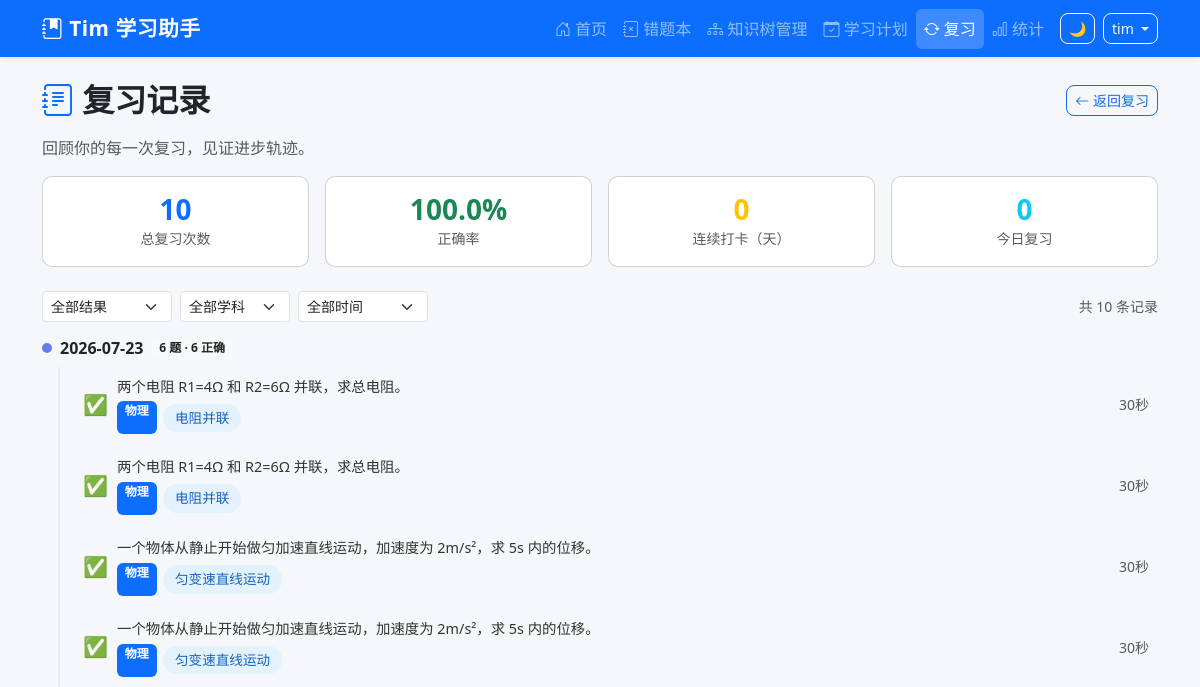
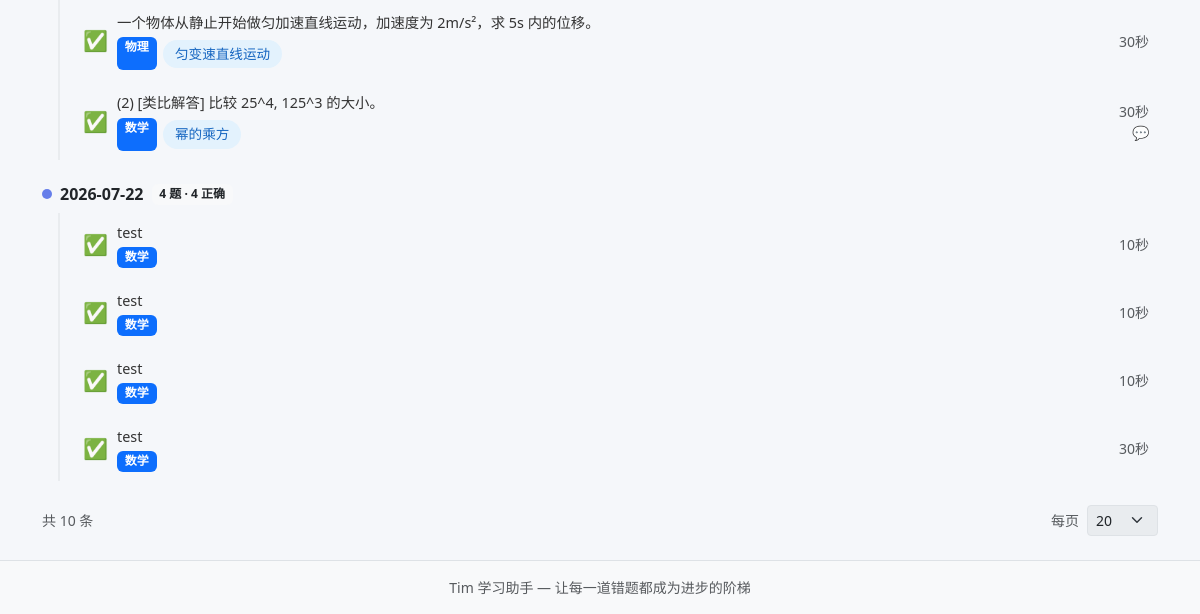
The page /review/history (signed in) on the database as committed earlier (2 pictures, top to bottom).
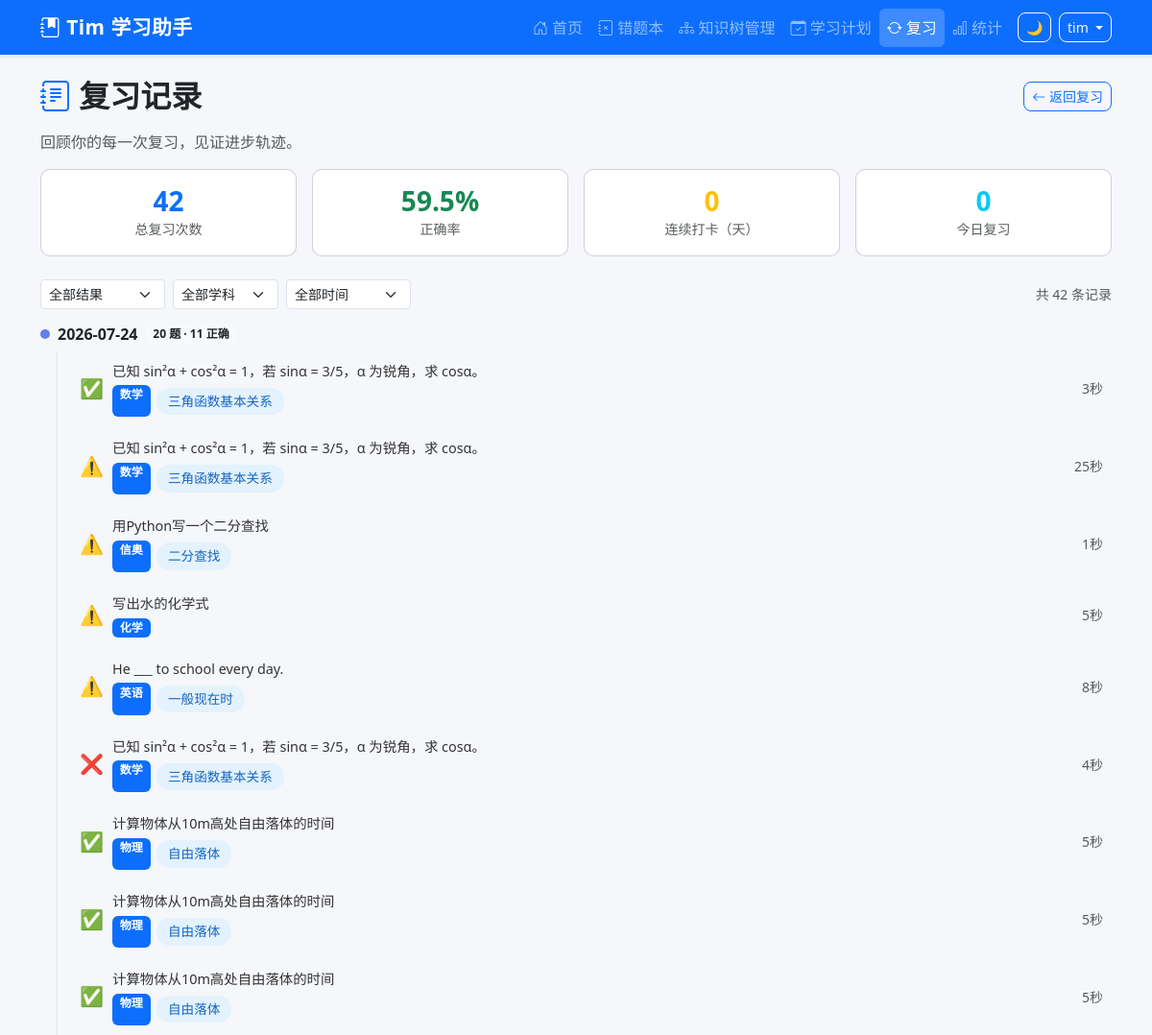
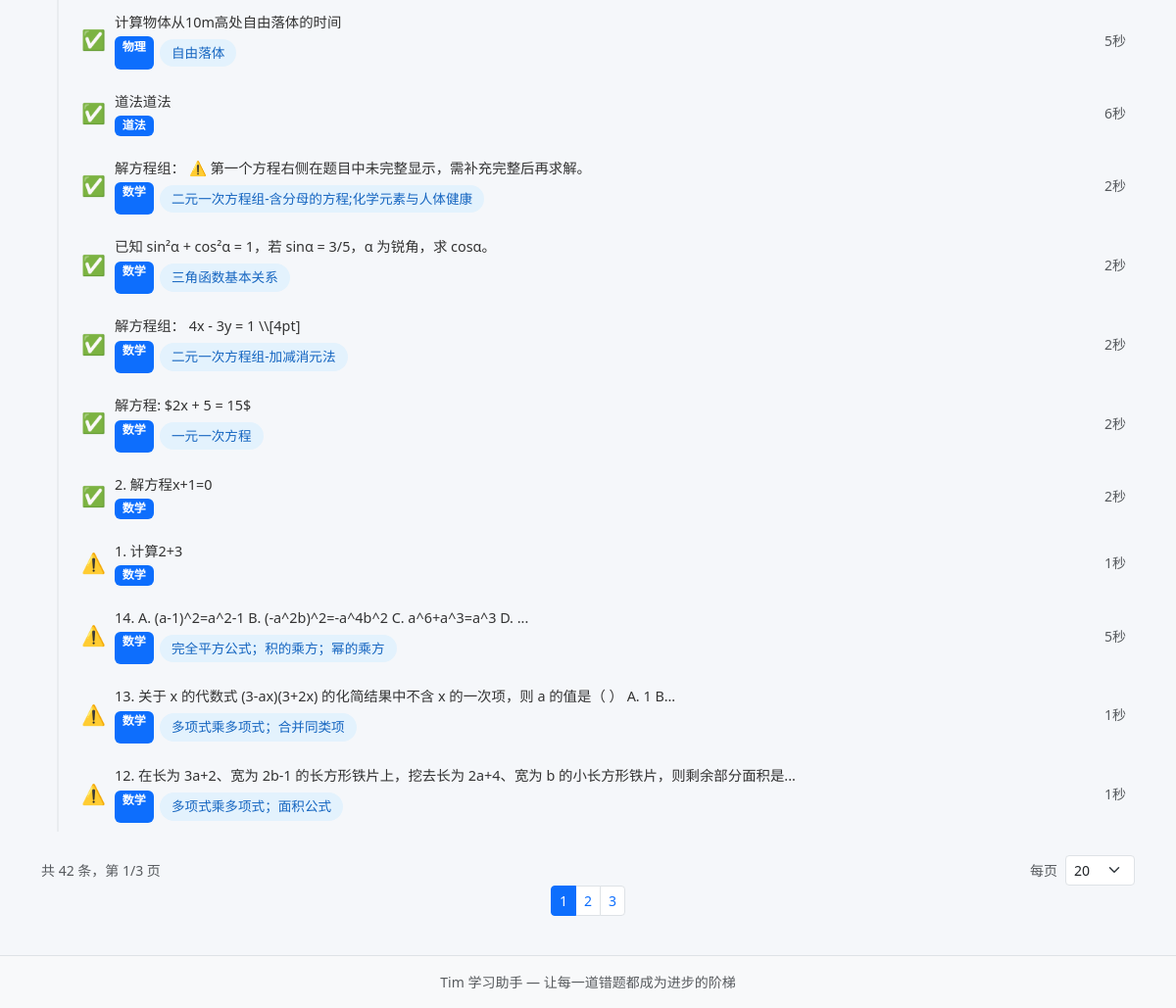
The same page on the database as committed later (2 pictures, top to bottom).
### tables this page shows
CREATE TABLE review_logs (
            id INTEGER PRIMARY KEY AUTOINCREMENT,
            mistake_id INTEGER NOT NULL,
            uuid TEXT NOT NULL,
            review_date DATE NOT NULL,
            result TEXT NOT NULL,
            time_spent INTEGER DEFAULT 0,
            notes TEXT DEFAULT '',
            created_at TIMESTAMP DEFAULT CURRENT_TIMESTAMP,
            FOREIGN KEY (mistake_id) REFERENCES mistake_records(id) ON DELETE CASCADE
        );

CREATE TABLE mistake_records (
            id INTEGER PRIMARY KEY AUTOINCREMENT,
            uuid TEXT NOT NULL,
            sys_platform TEXT NOT NULL DEFAULT 'web',
            bstudio_create_time TIMESTAMP DEFAULT CURRENT_TIMESTAMP,
            xueke TEXT NOT NULL,
            timu TEXT NOT NULL,
            xueshengdaan TEXT DEFAULT '',
            zhengquedaan TEXT DEFAULT '',
            cuowufenxi TEXT DEFAULT '',
            zhishidian TEXT DEFAULT '',
            difficulty INTEGER DEFAULT 1,
            review_count INTEGER DEFAULT 0,
            last_review_at TIMESTAMP,
            next_review_at TIMESTAMP,
            review_stage INTEGER DEFAULT 0,
            review_algorithm TEXT DEFAULT 'sm2',
            status TEXT DEFAULT 'active',
            updated_at TIMESTAMP DEFAULT CURRENT_TIMESTAMP
        , voice_data TEXT DEFAULT '');

### app.py (the view)
@app.route('/review/history')
@login_required
def review_history():
    page, per_page, offset = paginate(request, 20)
    status_filter = request.args.get('status', '')
    xueke_filter = request.args.get('xueke', '')
    date_range = request.args.get('range', 'all')
    date_where = ''
    if date_range == '7days':
        date_where = "AND rl.review_date >= date('now','-7 days')"
    elif date_range == '30days':
        date_where = "AND rl.review_date >= date('now','-30 days')"
    xueke_where = ''
    xueke_params = []
    if xueke_filter:
        xueke_where = 'AND mr.xueke = ?'
        xueke_params = [xueke_filter]
    status_where = ''
    status_params = []
    if status_filter in ('correct', 'incorrect', 'partial'):
        status_where = 'AND rl.result = ?'
        status_params = [status_filter]
    base_params = [g.user_uuid] + xueke_params + status_params
    total = query_db(
        f"""SELECT COUNT(*) as cnt FROM review_logs rl
            JOIN mistake_records mr ON rl.mistake_id = mr.id
            WHERE rl.uuid=? {date_where} {xueke_where} {status_where}""",
        base_params, one=True
    )['cnt']
    total_pages = max(1, (total + per_page - 1) // per_page)
    reviews = query_db(
        f"""SELECT rl.*, mr.timu, mr.xueke, mr.zhishidian, mr.status as mistake_status
            FROM review_logs rl
            JOIN mistake_records mr ON rl.mistake_id = mr.id
            WHERE rl.uuid=? {date_where} {xueke_where} {status_where}
            ORDER BY rl.created_at DESC
            LIMIT ? OFFSET ?""",
        base_params + [per_page, offset]
    )
    reviews = rows_to_dicts(reviews)
    for r in reviews:
        r['timu_plain'] = strip_latex(r['timu'], max_len=60)
    total_all = query_db(
        "SELECT COUNT(*) as cnt FROM review_logs WHERE uuid=?", (g.user_uuid,), one=True
    )['cnt']
    correct_all = query_db(
        "SELECT COUNT(*) as cnt FROM review_logs WHERE uuid=? AND result='correct'", (g.user_uuid,), one=True
    )['cnt']
    correct_rate = round(correct_all / total_all * 100, 1) if total_all > 0 else 0
    today_cnt = query_db(
        "SELECT COUNT(*) as cnt FROM review_logs WHERE uuid=? AND review_date=date('now')", (g.user_uuid,), one=True
    )['cnt']
    streak = 0
    today = date.today()
    for i in range(60):
        check_date = (today - timedelta(days=i)).isoformat()
        cnt = query_db(
            "SELECT COUNT(*) as c FROM review_logs WHERE uuid=? AND review_date=?", (g.user_uuid, check_date), one=True
        )['c']
        if cnt > 0:
            streak += 1
        else:
            if i > 0:  # 今天没复习不算断
                break
            streak = 0
    from collections import defaultdict
    grouped = defaultdict(list)
    for r in reviews:
        grouped[r['review_date']].append(r)
    resp = make_response(render_template('review_history.html',
        reviews=reviews, grouped=dict(grouped),
        subjects=Config.get_subjects(),
        page=page, total_pages=total_pages, total=total,
        status_filter=status_filter, xueke_filter=xueke_filter,
        date_range=date_range,
        total_all=total_all, correct_all=correct_all,
        correct_rate=correct_rate, today_cnt=today_cnt, streak=streak,
        per_page=per_page
    ))
    return set_uuid_cookie(resp, g.user_uuid)

### app.py (called while the page is built, shortened)
@app.after_request
def add_security_headers(resp):
    resp.headers['X-Frame-Options'] = 'DENY'
    resp.headers['X-Content-Type-Options'] = 'nosniff'
    resp.headers['Referrer-Policy'] = 'strict-origin-when-cross-origin'
    return resp

@app.before_request
def csrf_check():
    if 'csrf_token' not in session:
        session['csrf_token'] = str(uuid_mod.uuid4())
    if request.method in ('GET', 'HEAD', 'OPTIONS'):
        return

def login_required(f):
    @wraps(f)
    def decorated(*a, **kw):
        if 'user_id' not in session:
            return redirect(url_for('login', next=request.path))
        return f(*a, **kw)
    return decorated

@app.before_request
def before_request():
    g.user_uuid = get_or_create_uuid()
    g.username = session.get('username', '')

### config.py (called while the page is built)
    @staticmethod
    def get_subjects():
        try:
            from database import query_db
            rows = query_db("SELECT name FROM base_data WHERE category='subject' ORDER BY sort_order")
            if rows:
                return [r['name'] for r in rows]
        except Exception:
            pass
        return Config.SUBJECTS

### database.py (called while the page is built)
def rows_to_dicts(rows):
    return [dict(r) for r in rows]

### templates/review_history.html (shortened to what this page needs)
{% extends "base.html" %}
{% block content %}
<div class="d-flex justify-content-between align-items-center mb-3">
    <h2 class="fw-bold mb-0"><i class="bi bi-journal-text text-primary"></i> 复习记录</h2>
    <a href="{{ url_for('review_plan') }}" class="btn btn-outline-primary btn-sm">
        <i class="bi bi-arrow-left"></i> 返回复习
    </a>
</div>
<p class="text-muted">回顾你的每一次复习，见证进步轨迹。</p>
<div class="row g-3 mb-4" id="stats-cards">
    <div class="col-6 col-md-3">
        <div class="card text-center stat-card-clickable">
            <div class="card-body py-3">
                <h3 class="fw-bold text-primary mb-0">{{ total_all }}</h3>
                <small class="text-muted">总复习次数</small>
            </div>
        </div>
    </div>
    <div class="col-6 col-md-3">
        <a href="?status=correct" class="text-decoration-none">
        <div class="card text-center stat-card-clickable">
            <div class="card-body py-3">
                <h3 class="fw-bold text-success mb-0">{{ correct_rate }}%</h3>
                <small class="text-muted">正确率</small>
            </div>
        </div>
        </a>
    </div>
    <div class="col-6 col-md-3">
        <div class="card text-center stat-card-clickable">
            <div class="card-body py-3">
                <h3 class="fw-bold text-warning mb-0">{{ streak }}</h3>
                <small class="text-muted">连续打卡（天）</small>
            </div>
        </div>
    </div>
    <div class="col-6 col-md-3">
        <a href="?range=7days" class="text-decoration-none">
        <div class="card text-center stat-card-clickable">
            <div class="card-body py-3">
                <h3 class="fw-bold text-info mb-0">{{ today_cnt }}</h3>
                <small class="text-muted">今日复习</small>
            </div>
        </div>
        </a>
    </div>
</div>
<div id="history-container">
{% include 'review_history_list.html' %}
</div>
{% endblock %}

### templates/review_history_list.html (shortened to what this page needs)
<div class="d-flex justify-content-between align-items-center mb-3 flex-wrap gap-2">
    <form id="history-filter-form" class="d-flex flex-wrap gap-2 align-items-end" onsubmit="return false">
        <select name="status" class="form-select form-select-sm" style="width:130px" onchange="loadHistory()">
            <option value="">全部结果</option>
        </select>
        <select name="xueke" class="form-select form-select-sm" style="width:110px" onchange="loadHistory()">
            <option value="">全部学科</option>
        </select>
        <select name="range" class="form-select form-select-sm" style="width:130px" onchange="loadHistory()">
            <option value="all" {% if date_range=='all' %}selected{% endif %}>全部时间</option>
        </select>
    </form>
    <small class="text-muted">共 {{ total }} 条记录</small>
</div>
{% if grouped %}
{% for date_str, day_reviews in grouped.items() %}
<div class="review-day-group mb-4">
    <div class="review-day-header d-flex align-items-center mb-2">
        <div class="review-day-dot"></div>
        <h6 class="mb-0 ms-2 fw-bold">{{ date_str }}</h6>
        <span class="badge bg-light text-dark ms-2">
            {{ day_reviews|length }} 题 ·
            {{ day_reviews|selectattr('result','equalto','correct')|list|length }} 正确
        </span>
    </div>
    <div class="review-day-items ms-3">
        {% for r in day_reviews %}
        <a href="{{ url_for('question_detail', question_id=r['mistake_id']) }}" class="text-decoration-none">
        <div class="review-record-item d-flex align-items-center p-2 rounded mb-1">
            <span class="review-result-icon me-2 flex-shrink-0">
                {% if r['result'] == 'correct' %}
                <span class="text-success fs-5">✅</span>
                {% elif r['result'] == 'incorrect' %}
                <span class="text-danger fs-5">❌</span>
                {% else %}
                <span class="text-warning fs-5">⚠️</span>
                {% endif %}
            </span>
            <div class="flex-grow-1 min-width-0">
                <div class="review-record-title text-truncate">{{ r['timu_plain'] }}</div>
                <div class="d-flex flex-wrap gap-1 mt-1">
                    {% if r['xueke'] %}
                    <span class="badge bg-primary badge-sm">{{ r['xueke'] }}</span>
                    {% endif %}
                    {% if r['zhishidian'] %}
                    <span class="knowledge-badge badge-sm">{{ r['zhishidian'] }}</span>
                    {% endif %}
                </div>
            </div>
            <div class="flex-shrink-0 ms-2 text-end">
                {% if r['time_spent'] and r['time_spent'] > 0 %}
                <small class="text-muted d-block">{{ r['time_spent'] }}秒</small>
                {% endif %}
                {% if r['notes'] %}
                <small class="text-muted d-block" title="{{ r['notes']|e }}">💬</small>
                {% endif %}
            </div>
        </div>
        </a>
        {% endfor %}
    </div>
</div>
{% endfor %}
{% else %}
<div class="text-center py-4 text-muted">没有符合条件的复习记录</div>
{% endif %}
<div class="d-flex justify-content-between align-items-center mt-3">
    <div class="text-muted small">共 {{ total }} 条{% if total_pages > 1 %}，第 {{ page }}/{{ total_pages }} 页{% endif %}</div>
    <div class="d-flex align-items-center gap-2">
        <span class="text-muted small">每页</span>
        <select class="form-select form-select-sm per-page-select" style="width:auto" onchange="loadHistory(1, this.value)" {% if total <= per_page and total_pages <= 1 %}disabled{% endif %}>
            {% for n in [10, 20, 50, 100] %}
            <option value="{{ n }}" {% if per_page == n %}selected{% endif %}>{{ n }}</option>
            {% endfor %}
        </select>
    </div>
</div>
{% if total_pages > 1 %}
<nav><ul class="pagination pagination-sm justify-content-center">
    {% for p in range(1, total_pages + 1) %}
    <li class="page-item {% if p == page %}active{% endif %}">
        <a class="page-link" href="javascript:loadHistory({{ p }})">{{ p }}</a>
    </li>
    {% endfor %}
</ul></nav>
{% endif %}

Rows that differ between the two databases and show on the page:
no longer on this page (row unchanged): review_logs: review_date "2026-07-23", day_reviews "6", timu_plain "两个电阻 R1=4Ω 和 R2=6Ω 并联，求总电阻。", xueke "物理", zhishidian "电阻并联", time_spent "30"
no longer on this page (row unchanged): review_logs: timu_plain "两个电阻 R1=4Ω 和 R2=6Ω 并联，求总电阻。", xueke "物理", zhishidian "电阻并联", time_spent "30", shown under "2026-07-23"
no longer on this page (row unchanged): review_logs: timu_plain "一个物体从静止开始做匀加速直线运动，加速度为 2m/s²，求 5s 内的位移。", xueke "物理", zhishidian "匀变速直线运动", time_spent "30", shown under "2026-07-23"
no longer on this page (row unchanged): review_logs: timu_plain "一个物体从静止开始做匀加速直线运动，加速度为 2m/s²，求 5s 内的位移。", xueke "物理", zhishidian "匀变速直线运动", time_spent "30", shown under "2026-07-23"
no longer on this page (row unchanged): review_logs: timu_plain "一个物体从静止开始做匀加速直线运动，加速度为 2m/s²，求 5s 内的位移。", xueke "物理", zhishidian "匀变速直线运动", time_spent "30", shown under "2026-07-23"
no longer on this page (row unchanged): review_logs: timu_plain "(2) [类比解答] 比较 25^4, 125^3 的大小。", xueke "数学", zhishidian "幂的乘方", time_spent "30", shown under "2026-07-23"
removed review_logs: review_date "2026-07-22", day_reviews "4", timu_plain "test", xueke "数学", time_spent "10"
removed review_logs: timu_plain "test", xueke "数学", time_spent "10", shown under "2026-07-22"
removed review_logs: timu_plain "test", xueke "数学", time_spent "10", shown under "2026-07-22"
removed review_logs: timu_plain "test", xueke "数学", time_spent "30", shown under "2026-07-22"
added review_logs: review_date "2026-07-24", day_reviews "20", day_reviews "11", timu_plain "已知 sin²α + cos²α = 1，若 sinα = 3/5，α 为锐角，求 cosα。", xueke "数学", zhishidian "三角函数基本关系", time_spent "3"
added review_logs: timu_plain "已知 sin²α + cos²α = 1，若 sinα = 3/5，α 为锐角，求 cosα。", xueke "数学", zhishidian "三角函数基本关系", time_spent "25", shown under "2026-07-24"
added review_logs: timu_plain "用Python写一个二分查找", xueke "信奥", zhishidian "二分查找", time_spent "1", shown under "2026-07-24"
added review_logs: timu_plain "写出水的化学式", xueke "化学", time_spent "5", shown under "2026-07-24"
added review_logs: timu_plain "He ___ to school every day.", xueke "英语", zhishidian "一般现在时", time_spent "8", shown under "2026-07-24"
added review_logs: timu_plain "已知 sin²α + cos²α = 1，若 sinα = 3/5，α 为锐角，求 cosα。", xueke "数学", zhishidian "三角函数基本关系", time_spent "4", shown under "2026-07-24"
added review_logs: timu_plain "计算物体从10m高处自由落体的时间", xueke "物理", zhishidian "自由落体", time_spent "5", shown under "2026-07-24"
added review_logs: timu_plain "计算物体从10m高处自由落体的时间", xueke "物理", zhishidian "自由落体", time_spent "5", shown under "2026-07-24"
added review_logs: timu_plain "计算物体从10m高处自由落体的时间", xueke "物理", zhishidian "自由落体", time_spent "5", shown under "2026-07-24"
added review_logs: timu_plain "计算物体从10m高处自由落体的时间", xueke "物理", zhishidian "自由落体", time_spent "5", shown under "2026-07-24"
added review_logs: timu_plain "道法道法", xueke "道法", time_spent "6", shown under "2026-07-24"
added review_logs: timu_plain "解方程组： ⚠️ 第一个方程右侧在题目中未完整显示，需补充完整后再求解。", xueke "数学", zhishidian "二元一次方程组-含分母的方程;化学元素与人体健康", time_spent "2", shown under "2026-07-24"
added review_logs: timu_plain "已知 sin²α + cos²α = 1，若 sinα = 3/5，α 为锐角，求 cosα。", xueke "数学", zhishidian "三角函数基本关系", time_spent "2", shown under "2026-07-24"
added review_logs: timu_plain "解方程组： 4x - 3y = 1 \\\\[4pt]", xueke "数学", zhishidian "二元一次方程组-加减消元法", time_spent "2", shown under "2026-07-24"
added review_logs: timu_plain "解方程: $2x + 5 = 15$", xueke "数学", zhishidian "一元一次方程", time_spent "2", shown under "2026-07-24"
added review_logs: timu_plain "2. 解方程x+1=0", xueke "数学", time_spent "2", shown under "2026-07-24"
added review_logs: timu_plain "1. 计算2+3", xueke "数学", time_spent "1", shown under "2026-07-24"
added review_logs: timu_plain "14. A. (a-1)^2=a^2-1 B. (-a^2b)^2=-a^4b^2 C. a^6+a^3=a^3 D. ...", xueke "数学", zhishidian "完全平方公式；积的乘方；幂的乘方", time_spent "5", shown under "2026-07-24"
added review_logs: timu_plain "13. 关于 x 的代数式 (3-ax)(3+2x) 的化简结果中不含 x 的一次项，则 a 的值是（ ） A. 1 B...", xueke "数学", zhishidian "多项式乘多项式；合并同类项", time_spent "1", shown under "2026-07-24"
added review_logs: timu_plain "12. 在长为 3a+2、宽为 2b-1 的长方形铁片上，挖去长为 2a+4、宽为 b 的小长方形铁片，则剩余部分面积是...", xueke "数学", zhishidian "多项式乘多项式；面积公式", time_spent "1", shown under "2026-07-24"
Other text that changed with them:
{{ total_all }}: "10" → "42"
{{ correct_rate }}: "100.0" → "59.5"
{{ total }}: "10" → "42"
{{ page }}: (not shown) → "1"
{{ total_pages }}: (not shown) → "3"
text now shown: "，第 / 页"
new list line: "1"
new list line: "2"
new list line: "3"
